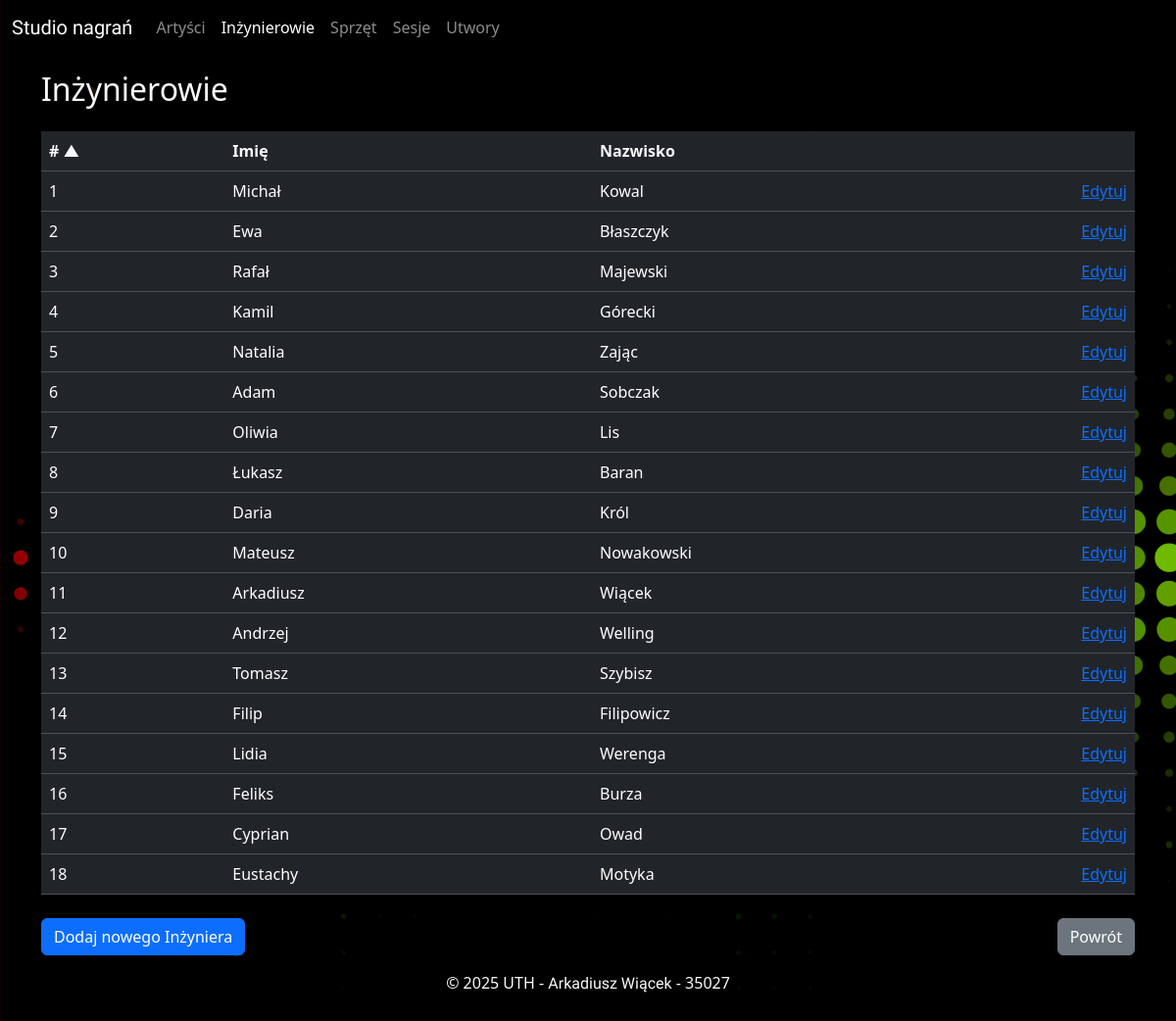
The page /inzynierowie on the database its author committed.
### studio_nagran.py (models this page shows)
class Inzynierowie(Base):
    __tablename__ = "inzynierowie"
    IdInzyniera = Column(Integer, primary_key=True)
    Imie = Column(String)
    Nazwisko = Column(String)
    sesje = relationship(
        "Sesje", back_populates="inzynierowie", cascade="all, delete-orphan"
    )

### studio_nagran.py (the view)
@app.route("/inzynierowie")
def inzynierowie_view():
    sesja = Session()
    try:
        sort_by = request.args.get('sort', 'IdInzyniera')
        order = request.args.get('order', 'asc')
        sort_columns = {
            'IdInzyniera': Inzynierowie.IdInzyniera,
            'Imie': Inzynierowie.Imie,
            'Nazwisko': Inzynierowie.Nazwisko
        }
        if sort_by not in sort_columns:
            sort_by = 'IdInzyniera'
        column = sort_columns[sort_by]
        if order == 'desc':
            column = column.desc()
        else:
            column = column.asc()
        wynik_zapytania = select(Inzynierowie).order_by(column)
        rezultat = sesja.execute(wynik_zapytania)
        inzynierowie = rezultat.scalars().all()
        return render_template("inzynierowie.html", inzynierowie=inzynierowie, sort_by=sort_by, order=order)
    finally:
        sesja.close()

### templates/inzynierowie.html (shortened to what this page needs)
{% extends "base.html" %}
{% block content %}
    <div class="container">
        <div class="row py-1 py-sm-3">
            <div class="col text-light">
                <h2>
                    Inżynierowie
                </h2>
            </div>
        </div>
        <div class="row">
            <div class="col">
                <table class="table table-hover table-dark">
                    <thead>
                        <tr class="d-sm-table-row">
                            <th>
                                <div class="row">
                                    <div class="col-auto col-sm-2">
                                        <a href="?sort=IdInzyniera&order={% if sort_by == 'IdInzyniera' and order == 'asc' %}desc{% else %}asc{% endif %}" class="text-light text-decoration-none">
                                            # {% if sort_by == 'IdInzyniera' %}{% if order == 'asc' %}▲{% else %}▼{% endif %}{% endif %}
                                        </a>
                                    </div>
                                    <div class="col-auto col-sm-4">
                                        <a href="?sort=Imie&order={% if sort_by == 'Imie' and order == 'asc' %}desc{% else %}asc{% endif %}" class="text-light text-decoration-none">
                                            Imię {% if sort_by == 'Imie' %}{% if order == 'asc' %}▲{% else %}▼{% endif %}{% endif %}
                                        </a>
                                    </div>
                                    <div class="col-auto col-sm-4">
                                        <a href="?sort=Nazwisko&order={% if sort_by == 'Nazwisko' and order == 'asc' %}desc{% else %}asc{% endif %}" class="text-light text-decoration-none">
                                            Nazwisko {% if sort_by == 'Nazwisko' %}{% if order == 'asc' %}▲{% else %}▼{% endif %}{% endif %}
                                        </a>
                                    </div>
                                    <div class="col-sm-2 d-none d-sm-block"></div>
                                </div>
                            </th>
                        </tr>
                    </thead>
                    {% for inzynier in inzynierowie %}
                        <tr>
                            <td>
                                <div class="row">
                                    <div class="col-12 col-sm-2">
                                        <span class="d-inline d-sm-none"># </span>{{ inzynier.IdInzyniera }}
                                    </div>
                                    <div class="col-auto col-sm-4">
                                        {{ inzynier.Imie }}
                                    </div>
                                    <div class="col-auto col-sm-4">
                                        {{ inzynier.Nazwisko }}
                                    </div>
                                    <div class="col col-sm-2 align-self-end text-end">
                                        <a href="{{ url_for('edytuj_inzyniera_view', IdInzyniera=inzynier.IdInzyniera) }}">Edytuj</a>
                                    </div>
                                </div>
                            </td>
                        </tr>
                    {% endfor %}
                </table>
            </div>
        </div>
        <div class="row">
            <div class="col-12 col-sm pt-2">
                <a href="{{ url_for("dodaj_inzyniera_view") }}"
                   class="btn btn-primary btn-block">Dodaj nowego
                Inżyniera</a>
            </div>
            <div class="col-12 col-sm d-flex justify-content-sm-end pt-2">
                <a href="{{ url_for("index") }}" class="btn btn-secondary btn-block">Powrót</a>
            </div>
        </div>
    </div>
{% endblock content %}

### static/style.css (style rules this page uses)
body { background-image: linear-gradient(to right, red, yellow, green, red, yellow), url('images/colour_wave.jpg'); animation: gradientShift 40s infinite linear; background-repeat: no-repeat; background-blend-mode: darken; background-position: absolute; background-size: 400% 100%, cover; background-attachment: fixed; }

### rows shown on the page
Inzynierowie: IdInzyniera "1", Imie "Michał", Nazwisko "Kowal"
Inzynierowie: IdInzyniera "2", Imie "Ewa", Nazwisko "Błaszczyk"
Inzynierowie: IdInzyniera "3", Imie "Rafał", Nazwisko "Majewski"
Inzynierowie: IdInzyniera "4", Imie "Kamil", Nazwisko "Górecki"
Inzynierowie: IdInzyniera "5", Imie "Natalia", Nazwisko "Zając"
Inzynierowie: IdInzyniera "6", Imie "Adam", Nazwisko "Sobczak"
Inzynierowie: IdInzyniera "7", Imie "Oliwia", Nazwisko "Lis"
Inzynierowie: IdInzyniera "8", Imie "Łukasz", Nazwisko "Baran"
Inzynierowie: IdInzyniera "9", Imie "Daria", Nazwisko "Król"
Inzynierowie: IdInzyniera "10", Imie "Mateusz", Nazwisko "Nowakowski"
Inzynierowie: IdInzyniera "11", Imie "Arkadiusz", Nazwisko "Wiącek"
Inzynierowie: IdInzyniera "12", Imie "Andrzej", Nazwisko "Welling"
Inzynierowie: IdInzyniera "13", Imie "Tomasz", Nazwisko "Szybisz"
Inzynierowie: IdInzyniera "14", Imie "Filip", Nazwisko "Filipowicz"
Inzynierowie: IdInzyniera "15", Imie "Lidia", Nazwisko "Werenga"
Inzynierowie: IdInzyniera "16", Imie "Feliks", Nazwisko "Burza"
Inzynierowie: IdInzyniera "17", Imie "Cyprian", Nazwisko "Owad"
Inzynierowie: IdInzyniera "18", Imie "Eustachy", Nazwisko "Motyka"
